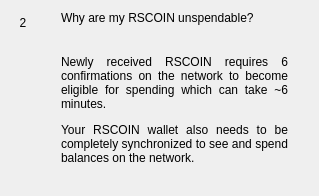
                  <widget class="QWidget" name="widgetFaq2" native="true">
                   <layout class="QHBoxLayout" name="horizontalPage2" stretch="0,1">
                    <item alignment="Qt::AlignTop">
                     <widget class="QLabel" name="labelNumber2">
                      <property name="minimumSize">
                       <size>
                        <width>24</width>
                        <height>24</height>
                       </size>
                      </property>
                      <property name="maximumSize">
                       <size>
                        <width>16777215</width>
                        <height>24</height>
                       </size>
                      </property>
                      <property name="text">
                       <string>2</string>
                      </property>
                      <property name="alignment">
                       <set>Qt::AlignCenter</set>
                      </property>
                     </widget>
                    </item>
                    <item>
                     <layout class="QVBoxLayout" name="verticalLayoutPage2">
                      <property name="spacing">
                       <number>0</number>
                      </property>
                      <property name="leftMargin">
                       <number>20</number>
                      </property>
                      <property name="rightMargin">
                       <number>20</number>
                      </property>
                      <item>
                       <widget class="QLabel" name="labelSubtitle2">
                        <property name="text">
                         <string>Why are my RSCOIN unspendable?</string>
                        </property>
                        <property name="wordWrap">
                         <bool>true</bool>
                        </property>
                       </widget>
                      </item>
                      <item>
                       <spacer name="verticalSpacer_20">
                        <property name="orientation">
                         <enum>Qt::Vertical</enum>
                        </property>
                        <property name="sizeType">
                         <enum>QSizePolicy::Fixed</enum>
                        </property>
                        <property name="sizeHint" stdset="0">
                         <size>
                          <width>20</width>
                          <height>30</height>
                         </size>
                        </property>
                       </spacer>
                      </item>
                      <item>
                       <widget class="QLabel" name="labelContent2">
                        <property name="text">
                         <string>
                           &lt;html&gt;&lt;head/&gt;&lt;body&gt;&lt;p align=&quot;justify&quot;&gt;
                           Newly received RSCOIN requires 6 confirmations on the network
                           to become eligible for spending which can take ~6 minutes.
                           &lt;/p&gt;&lt;p align=&quot;justify&quot;&gt;
                           Your RSCOIN wallet also needs to be completely synchronized
                           to see and spend balances on the network.
                           &lt;/p&gt;&lt;/body&gt;&lt;/html&gt;
                         </string>
                        </property>
                        <property name="alignment">
                         <set>Qt::AlignLeading|Qt::AlignLeft|Qt::AlignTop</set>
                        </property>
                        <property name="wordWrap">
                         <bool>true</bool>
                        </property>
                       </widget>
                      </item>
                      <item>
                       <spacer name="verticalSpacer_21">
                        <property name="orientation">
                         <enum>Qt::Vertical</enum>
                        </property>
                        <property name="sizeHint" stdset="0">
                         <size>
                          <width>20</width>
                          <height>20</height>
                         </size>
                        </property>
                       </spacer>
                      </item>
                     </layout>
                    </item>
                   </layout>
                  </widget>
